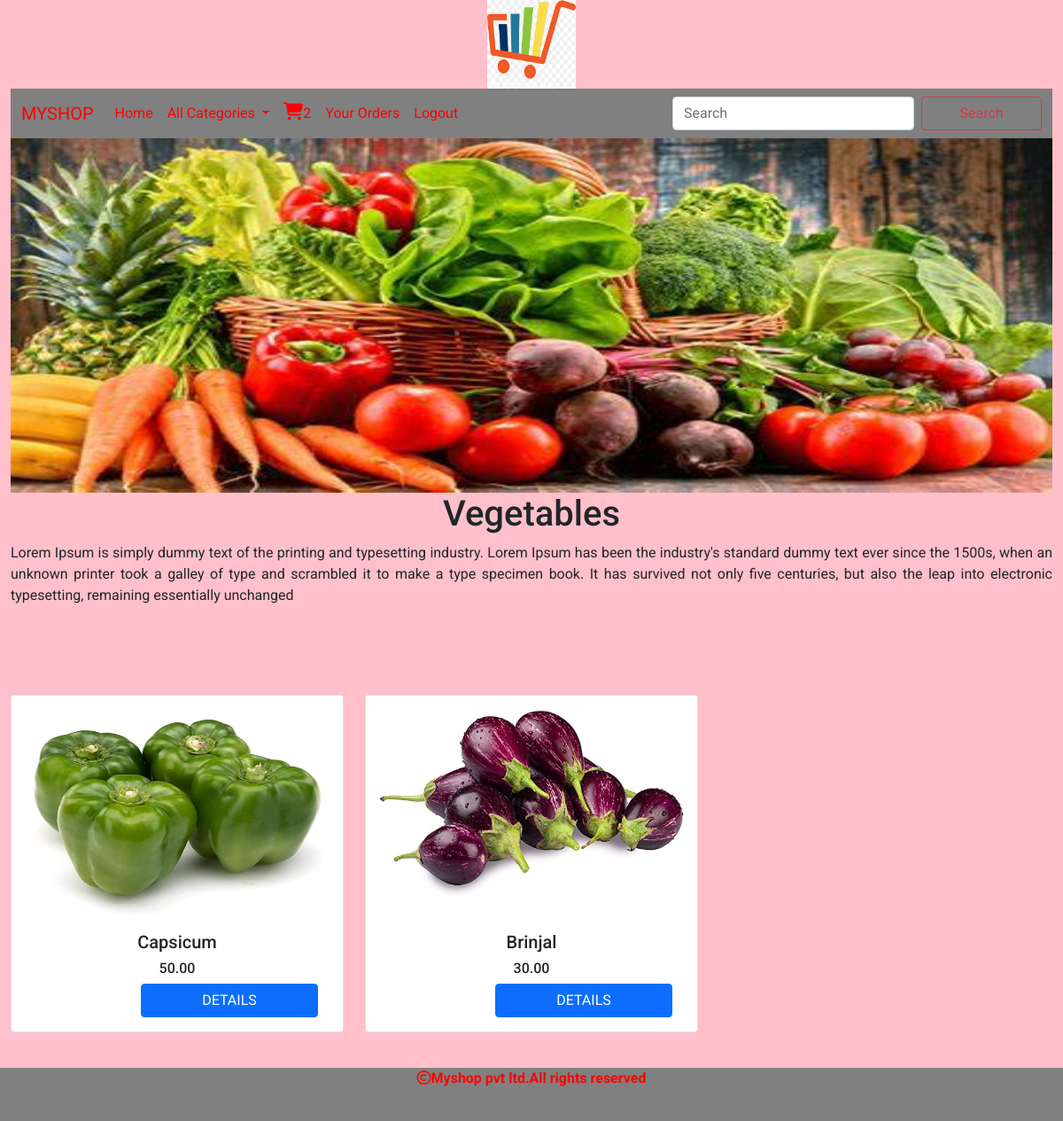
Screenshot of /allproducts/Vegetables (signed in) with the database file from the repository.
### shop/models.py (models this page shows, shortened)
class Category(models.Model):
    name=models.CharField(max_length=250,unique=True)
    slug=models.SlugField(max_length=250,unique=True)
    description=models.TextField(blank=True)
    image=models.ImageField(upload_to='shop/category',null=True,blank=True)

class Product(models.Model):
    name=models.CharField(max_length=200,unique=True)
    slug=models.SlugField(max_length=250,unique=True)
    description=models.TextField(blank=True)
    price=models.DecimalField(max_digits=10,decimal_places=2)
    category=models.ForeignKey(Category,on_delete=models.CASCADE)
    image=models.ImageField(upload_to='img/products',null=True,blank=True)
    stock=models.IntegerField()
    available=models.BooleanField(default=True)
    created=models.DateTimeField(auto_now_add=True)
    updated=models.DateTimeField(auto_now=True)

### shop/views.py (the view)
# urls.py: path('allproducts/<slug:p>',views.allproducts,name="allproducts"),
def allproducts(request,p):
    c=Category.objects.get(slug=p)
    product=Product.objects.filter(category__slug=p)
    return render(request,'products.html',{'product':product,'c':c})

### cart/context_processors.py (called while the page is built)
def counter(request):
    item_count=0
    if request.user.is_authenticated:
        user=request.user
        try:
            cart=Cart.objects.filter(user=user)
            for i in cart:
                item_count+=i.quantity
        except:
            item_count=0
    return {'item_count':item_count}

### shop/context_processors.py (called while the page is built)
def menu_links(request):
    links=Category.objects.all()
    return {'links':links}

### templates/products.html
{% extends 'base.html' %}
{% load static %}
{% block content %}
<div class="container-fluid">
    <img src="{{c.image.url}}" height="400px" width="100%">
</div>
<div class="container-fluid" style="margin-bottom:100px;">
    <h1 class="text-center">{{c.name}}</h1>
    <p style="text-align:justify;">{{c.description}}</p>
</div>
<div class="container-fluid" style="margin-bottom:100px;">
    <div class="row">
        {% for i in product %}
        <div class="col-sm-4">
            <div class="card" style="">
                <img src="{{i.image.url}}" height="250px" width="100%" class="card-img-top" alt="...">
                <div class="card-body">
                    <h5 class="card-title text-center">{{i.name}}</h5>
                    <h6 class="card-title text-center">{{i.price}}</h6>
                    <a href="{% url 'shop:prodetail' i.slug %}" class="btn btn-primary" style="position:relative;left:38%;">DETAILS</a>
                </div>
            </div>
        </div>
        {% endfor %}
    </div>
</div>
{% endblock %}

### static/css/custom.css (style rules this page uses)
body { background-color:pink; font-family: 'Roboto', sans-serif; }
.btn { width:200px; }

### rows the page displays
Category: image (picture), name "Vegetables", description "Lorem Ipsum is simply dummy text of the printing and typesetting industry. Lorem Ipsum has been the industry's standard dummy text ever since the 1500s, when an unknown printer took a galley of type and scrambled it to make a type specimen book. It has survived not only five centuries, but also the leap into electronic typesetting, remaining essentially unchanged"
Product: image (picture), name "Capsicum", price "50.00"
Product: image (picture), name "Brinjal", price "30.00"

### other values shown
{{ item_count }} "2"
